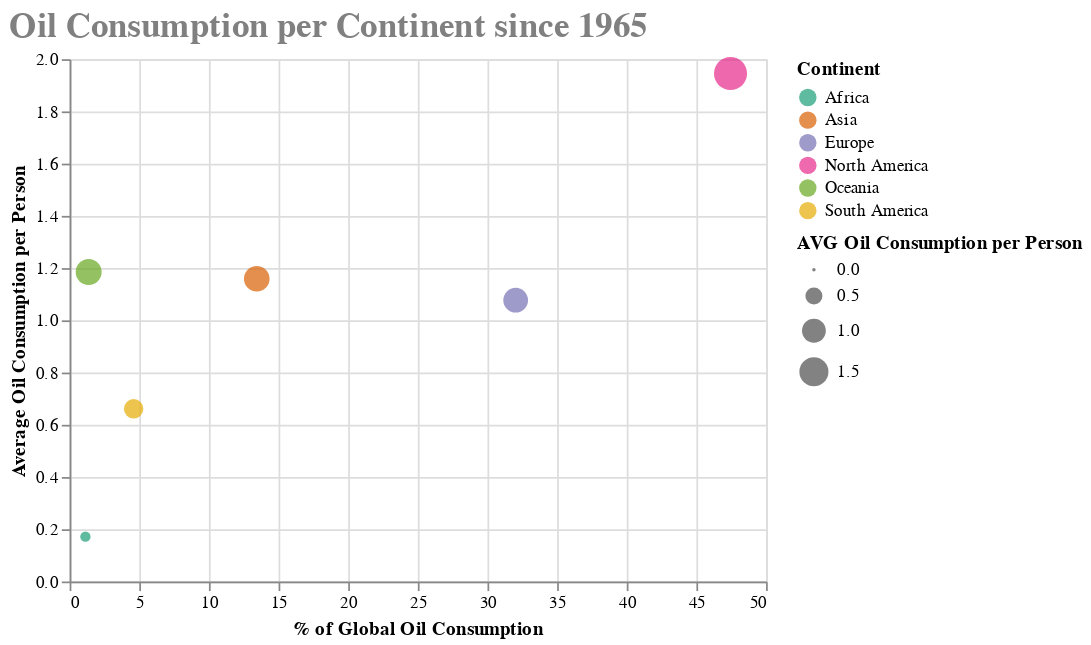

Notebook source saved alongside this figure:
### Code cell
# Create Chart
select_year = alt.selection_single(
    name='Select', fields=['Year'], init={'Year': 1965},
    bind=alt.binding_range(min=1965, max=2019, step=1)
)
chart = alt.Chart(data_oil).mark_point(filled=True).encode(
    alt.X('Percentual Oil Consumption'),
    alt.Y('AVG Oil Consumption per Person'),
    alt.Size('AVG Oil Consumption per Person'),
    alt.Color('Continent:N',scale=alt.Scale(scheme='dark2')),
    tooltip = [alt.Tooltip('Continent'),
               alt.Tooltip('Percentual Oil Consumption'),
               alt.Tooltip('AVG Oil Consumption per Person'),
               alt.Tooltip('Year')
              ]
).add_selection(select_year).transform_filter(select_year).configure_title(
    fontSize=20,
    font='Courier',
    anchor='start',
    color='gray'
)

chart.encoding.x.title = '% of Global Oil Consumption'
chart.encoding.y.title = 'Average Oil Consumption per Person'
chart.properties(title = "Oil Consumption per Continent since 1965")

### Figure 1 — Vega-Lite specification as saved in the notebook (floating-point values rounded to 4 significant figures; data arrays with more than 128 entries replaced by an {"elided": "..."} marker saying what was removed)
{"config": {"view": {"continuousWidth": 400, "continuousHeight": 300}, "title": {"anchor": "start", "color": "gray", "font": "Courier", "fontSize": 20}}, "data": {"name": "data-5b1caeb8b66825e9abdf77bffa1a8ca8"}, "mark": {"type": "point", "filled": true}, "encoding": {"color": {"type": "nominal", "field": "Continent", "scale": {"scheme": "dark2"}}, "size": {"type": "quantitative", "field": "AVG Oil Consumption per Person"}, "tooltip": [{"type": "nominal", "field": "Continent"}, {"type": "quantitative", "field": "Percentual Oil Consumption"}, {"type": "quantitative", "field": "AVG Oil Consumption per Person"}, {"type": "quantitative", "field": "Year"}], "x": {"type": "quantitative", "field": "Percentual Oil Consumption", "title": "% of Global Oil Consumption"}, "y": {"type": "quantitative", "field": "AVG Oil Consumption per Person", "title": "Average Oil Consumption per Person"}}, "selection": {"Select": {"type": "single", "fields": ["Year"], "init": {"Year": 1965}, "bind": {"input": "range", "max": 2019, "min": 1965, "step": 1}}}, "title": "Oil Consumption per Continent since 1965", "transform": [{"filter": {"selection": "Select"}}], "$schema": "https://vega.github.io/schema/vega-lite/v4.8.1.json", "datasets": {"data-5b1caeb8b66825e9abdf77bffa1a8ca8": {"elided": "330 records"}}}
